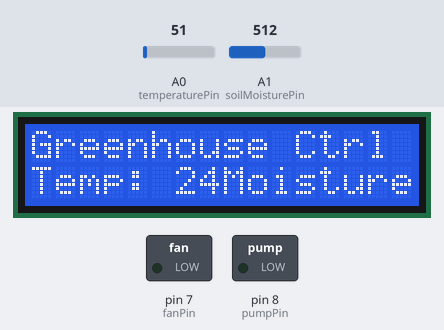
This sketch was run on a simulated Arduino Uno, built with avr-gcc and run on an emulated ATmega328P. Shown: 16×2 character LCD, switched loads named in the sketch (green lamp = pin HIGH). The test bench sets the inputs (shaded band); at power-on: A1 (soilMoisturePin) = 512, A0 (temperaturePin) = 51. What the sketch prints to the serial monitor is not drawn.

Above: at 1.2 s.
1.3 s: A1 (soilMoisturePin) set to 707
7.3 s: A1 (soilMoisturePin) set to 734
At 10.8 s:
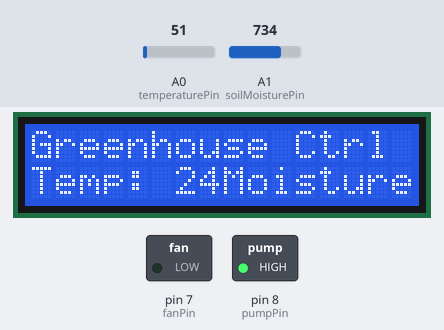
13.3 s: A0 (temperaturePin) set to 57
At 16.0 s:
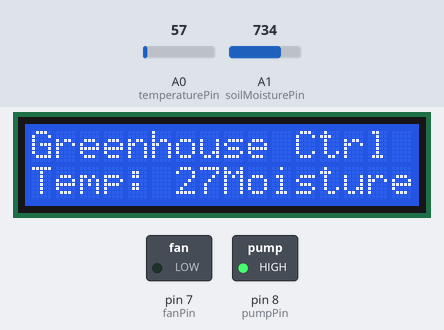
19.3 s: A0 (temperaturePin) set to 66
At 21.2 s:
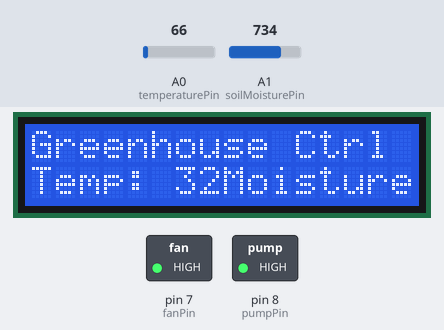
25.3 s: A1 (soilMoisturePin) set to 716
At 30.4 s:
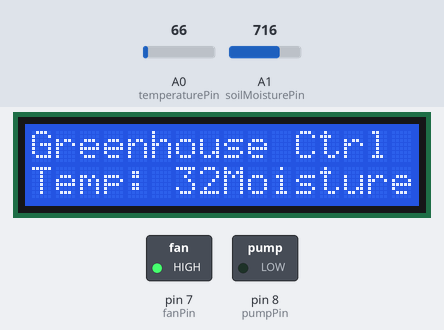
31.6 s: A1 (soilMoisturePin) set to 1023
At 35.5 s:
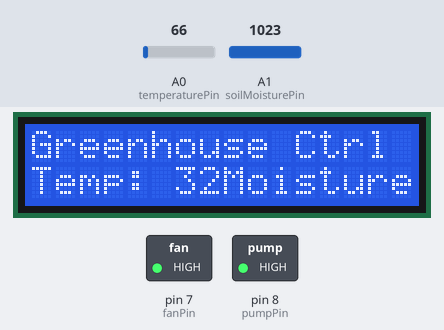
Timing chart, 0 to 37.0 s (numbered marks = the images above; inputs shaded):
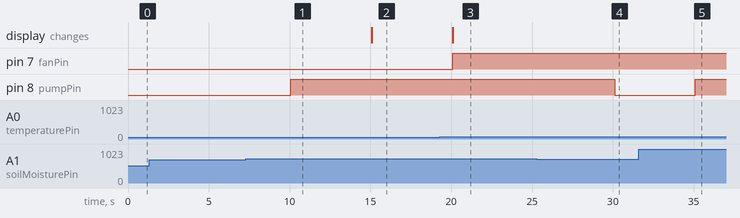

The sketch:

greenhouse_cntrlsys.ino
```cpp
#include <LiquidCrystal.h>

const int temperaturePin = A0;  // Analog input for temperature sensor (LM35)
const int soilMoisturePin = A1; // Analog input for soil moisture sensor
const int fanPin = 7;           // Digital output for exhaust fan
const int pumpPin = 8;          // Digital output for water pump

LiquidCrystal lcd(12, 11, 5, 4, 3, 2); // LCD display

void setup()
{
    Serial.begin(9600);
    pinMode(fanPin, OUTPUT);
    pinMode(pumpPin, OUTPUT);
    lcd.begin(16, 2); // Initialize the LCD
    lcd.clear();
    lcd.print("Greenhouse Ctrl");
}

void loop()
{
    // Read sensor values
    int temperature = analogRead(temperaturePin);
    int moisture = analogRead(soilMoisturePin);

    // Convert sensor readings to physical values
    float tempC = (temperature * 0.48876);
    int moisturePercentage = map(moisture, 1023, 0, 0, 100);

    // Display sensor data on the LCD
    lcd.setCursor(0, 1);
    lcd.print("Temp: ");
    lcd.print(tempC);
    lcd.print("C");
    lcd.setCursor(8, 1);
    lcd.print("Moisture: ");
    lcd.print(moisturePercentage);
    lcd.print("%");

    // Control the fan based on temperature
    if (tempC > 30.0)
    {
        digitalWrite(fanPin, HIGH); // Turn on exhaust fan
    }
    else
    {
        digitalWrite(fanPin, LOW); // Turn off exhaust fan
    }

    // Control the water pump based on soil moisture
    if (moisturePercentage < 30)
    {
        digitalWrite(pumpPin, HIGH); // Turn on water pump
    }
    else
    {
        digitalWrite(pumpPin, LOW); // Turn off water pump
    }

    // Print sensor data to the serial monitor for debugging
    Serial.print("Temperature: ");
    Serial.print(tempC);
    Serial.print("°C, Moisture: ");
    Serial.print(moisturePercentage);
    Serial.println("%");

    delay(5000); // Read sensor data and control devices every 5 seconds
}
```

Measured:
- the behaviour switches between 716 and 717 on A1 (soilMoisturePin) (found by bisection; images 0 and 1)
- the behaviour switches between 61 and 62 on A0 (temperaturePin) (found by bisection; images 2 and 3)
- after the input at 1.3 s, every drawn part: stays the same
- after the input at 7.3 s, pin 8 (pumpPin): LOW → HIGH after 2.8 s
- after the input at 13.3 s, the display: changes after 1.8 s (image 2)
- after the input at 19.3 s, pin 7 (fanPin): LOW → HIGH after 0.79 s; the display: changes after 0.79 s (image 3)
- after the input at 25.3 s, pin 8 (pumpPin): HIGH → LOW after 4.8 s
- after the input at 31.6 s, pin 8 (pumpPin): LOW → HIGH after 3.5 s
